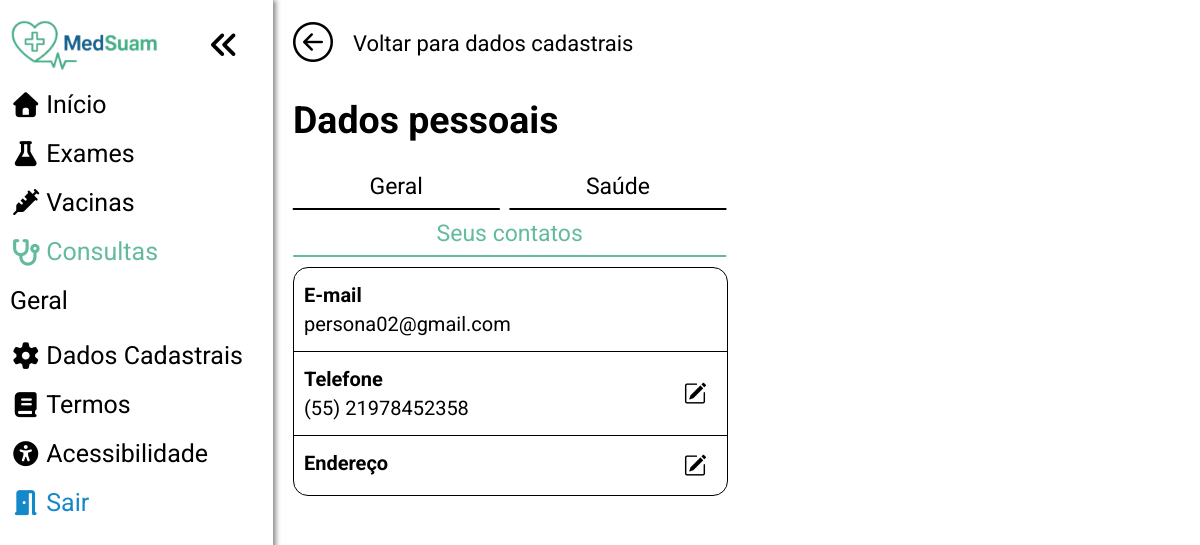
Page /pages/dadosCadastraisPages/seusContatos.php (signed in) on the committed database.
### tables this page shows
CREATE TABLE `paciente` (
  `id_paciente` int(11) NOT NULL AUTO_INCREMENT,
  `nome_paciente` varchar(255) NOT NULL,
  `cpf_paciente` varchar(14) NOT NULL,
  `data_nasc_paciente` date NOT NULL,
  `email_paciente` varchar(100) NOT NULL,
  `senha_paciente` varchar(100) NOT NULL,
  `sexo_paciente` varchar(20) NOT NULL,
  `status_paciente` enum('ativo','inativo') NOT NULL DEFAULT 'ativo',
  `peso` decimal(6,2) DEFAULT NULL,
  `altura` decimal(5,2) DEFAULT NULL,
  `tipo_sanguineo` varchar(10) DEFAULT NULL,
  `nome_social_paciente` varchar(100) DEFAULT NULL,
  `estado_civil` varchar(20) DEFAULT NULL,
  PRIMARY KEY (`id_paciente`),
  UNIQUE KEY `email_UNIQUE` (`email_paciente`),
  UNIQUE KEY `cpf_UNIQUE` (`cpf_paciente`)
);

CREATE TABLE `telefone` (
  `id_telefone` int(11) NOT NULL AUTO_INCREMENT,
  `medico_id_medico` int(11) DEFAULT NULL,
  `paciente_id_paciente` int(11) DEFAULT NULL,
  `dd` varchar(5) NOT NULL,
  `telefone` varchar(15) NOT NULL,
  PRIMARY KEY (`id_telefone`),
  KEY `fk_telefone_medico1_idx` (`medico_id_medico`),
  KEY `fk_telefone_paciente1_idx` (`paciente_id_paciente`),
  CONSTRAINT `fk_telefone_medico1` FOREIGN KEY (`medico_id_medico`) REFERENCES `medico` (`id_medico`),
  CONSTRAINT `fk_telefone_paciente1` FOREIGN KEY (`paciente_id_paciente`) REFERENCES `paciente` (`id_paciente`)
);

### pages/dadosCadastraisPages/seusContatos.php (the view, shortened to what this page needs)
<?php
    include "../../dbMedsuam.php";
    $sql = "SELECT * FROM telefone WHERE paciente_id_paciente={$_SESSION['id']} LIMIT 1";
    $result = mysqli_query($conn, $sql);
    $telefoneTable = mysqli_fetch_assoc($result);
    $sql = "SELECT * FROM paciente WHERE id_paciente={$_SESSION['id']} LIMIT 1";
    $result = mysqli_query($conn, $sql);
    $account = mysqli_fetch_assoc($result);
?>
<!DOCTYPE html>
<html lang="pt-BR">
<head>
    <link rel="stylesheet" href="../../css/userpage.css"/>
    <link rel="stylesheet" href="https://cdnjs.cloudflare.com/ajax/libs/font-awesome/7.0.1/css/all.min.css" />
    <link rel="stylesheet" href="https://cdn.jsdelivr.net/npm/bootstrap-icons@1.11.3/font/bootstrap-icons.min.css">
</head>
<body>
    <aside>
        <div class="background">
        <ul>
            <li>
                <div class="menuIconContainer">
                <a href="../../userpage.php"><img class="logo" src="../../images/Logo_medsuam-removebg-preview (1).png" alt="logo"/></a>
                 <label for="sidebar" class="menuIcon">
                    <i class="fas fa-angle-double-left"></i>
                </label>
                </div>
            </li>
            <li>
                <a href="../userpage.php" class="linkPage">
                    <i class="fa-solid fa-house"></i>
                    <span>Início</span>
                </a>
            </li>
            <li>
                <a href="../exames.html" class="linkPage">
                    <i class="fa-solid fa-flask"></i>
                    <span>Exames</span>
                </a>
            </li>
            <li>
                <a href="../vacinas.html" class="linkPage">
                    <i class="fas fa-syringe"></i>
                    <span>Vacinas</span>
                </a>
            </li>
            <li>
                <a href="../consultas.html" class="linkPage currentPage">
                    <i class="fa fa-stethoscope"></i>
                    <span>Consultas</span>
                </a>
            </li>
            <li class="geralSpanContainer">
                <span class="geralSpan">Geral</span>
            </li>
            <li>
                <a href="../dadosCadastrais.html" class="linkPage">
                    <i class="fas fa-gear"></i>
                    <span>Dados Cadastrais</span>
                </a>
            </li>
            <li>
                <a class="linkPage">
                <i class="fas fa-book"></i>
                <span>Termos</span>
                </a>
            </li>
            <li>
                <label id="acessibilidadeLabel" class="linkPage" for="acessibilidade">
                    <i class="fa fa-universal-access"></i>
                    <span>Acessibilidade</span>
                </label>
            </li>
            <li class="sairContainer">
                <a id="sairLink" href="../../sair.php">
                    <i class="fas fa-door-open"></i>
                    <span>Sair</span>
                </a>
            </li>
        </ul>
        </div>
    </aside>
    <main>
        <section id="seusContatos" class="twoGrid margin">
            <div class="left">
                <a href="../dadosCadastrais.html" class="backToInicioLink backToDadosCadastrais">
                    <i class="bi bi-arrow-left-circle"></i>
                    <span>Voltar para dados cadastrais</span>
                </a>
                <h1>Dados pessoais</h1>
                <div class="linksBar">
                    <a href="./geral.php">Geral</a>
                    <a href="./saude.php">Saúde</a>
                    <a href="./seusContatos.php" class="selected">Seus contatos</a>
                </div>
                <form action="seusContatos.php" method="post" class="dadosContainer">
                    <div class="dadosContainerContent">
                        <strong>E-mail</strong>
                        <span class="infoSpan"> <?php echo $account['email_paciente']?></span>
                    </div>
                    <div class="dadosContainerContent">
                        <strong>Telefone</strong>
                        <span class="infoSpan"><?php echo '(' . $telefoneTable['dd'] . ') ' . $telefoneTable['telefone']?></span>
                            <button type="button" class="editBtn">
                                <i class="bi bi-pencil-square"></i>
                            </button>
                    </div>
                    <div class="dadosContainerContent noBorder">
                        <strong>Endereço</strong>
                        <button type="button" class="editBtn">
                            <i class="bi bi-pencil-square"></i>
                        </button>
                    </div>
                </form>
            </div>
        </section>
    </main>
</body>
</html>

### css/userpage.css (style rules this page uses)
:root { --borda: #8e8d8d; --padrao: rgba(92, 184, 150, 0.957); --azulClaro: #1588ca; --cianoClaro: rgba(96, 225, 178, 0.957); }
body { display:grid; grid-template-columns: auto 1fr; grid-template-rows: 1fr; min-height: 100vh; grid-template-areas: "sidebar main"; margin: 0; padding: 0; font-size: 25px; font-family: "Roboto", sans-serif; }
aside { grid-area: sidebar; background-color: white; height:100%; width: 100%; transition: 300ms ease-in-out; padding: 20px 10px; align-items: center; overflow: hidden; border: none; box-shadow: 3px 0 5px #8e8d8d ; z-index: 100; }
main { grid-area: main; }
.logo { height: 50px; }
aside ul li a, aside ul li label { white-space: nowrap; display: flex; gap:5px; align-items: center; cursor: pointer; position: relative; text-decoration: none; color:black; }
.currentPage { color: var(--padrao) }
.linkPage::after { content:''; position:absolute; width:0px; height:3px; background-image: linear-gradient(to right, var(--padrao), var(--cianoClaro)); bottom:-5px; left: 0px; transition: 600ms ease-in-out; transform-origin: left; }
aside ul { list-style-type:none; margin:0; padding:0; display: inline-block; }
aside ul li { margin-bottom: 20px; }
aside ul li i { font-size: 25px; }
.menuIcon { transition: 600ms ease; z-index: 10; }
.menuIcon i { font-size: 30px; }
.menuIconContainer { display: flex; justify-content: space-between; transition: 600ms ease; }
.logo { transition: 600ms ease; }
.geralSpan { transition: 600ms ease-in-out; display: inline-block; overflow: hidden; white-space: nowrap; }
#sairLink { color: var(--azulClaro); text-decoration: none; }
main { box-sizing: border-box; }
#acessibilidadeLabel { background-color: white; border:none; font-size: 25px; padding: 0; margin: 0; cursor:pointer; }
#acessibilidadeLabel span { font-size: 25px; }
aside { position:relative; }
.background { background-color: white; height:100%; width:100%; box-sizing: border-box; }
.margin { margin: 20px 20px 20px 40px; }
.twoGrid { display:grid; grid-template-columns: 1fr 1fr; grid-template-rows: 1fr; grid-template-areas: "left right"; gap:20px; }
.left { grid-area: left; }
.backToInicioLink { background-color: transparent; border:none; cursor: pointer; text-decoration: none; color:black; }
.backToInicioLink i { font-size: 40px; font-weight: 900; }
.backToDadosCadastrais { display:flex; flex-direction: row; align-items: center; gap:20px; }
.backToDadosCadastrais span { font-size: 22px; }
.dadosContainer { border: solid 1px black; border-radius: 15px; width: 100%; }
.dadosContainerContent { display:flex; flex-direction: column; font-size: 20px; gap:5px; border-bottom: 1px solid black; position: relative; padding: 15px 10px; }
.dadosContainerContent button { position:absolute; right: 15px; top: 50%; transform: translateY(-50%); background-color: transparent; border: none; cursor:pointer; font-size: 23px; transition: 600ms ease; }
.dadosContainerContent button i { color:black; }
.dadosContainerContent span { max-width: 500px; }
.noBorder { border: none; }
.linksBar { display: flex; justify-content:center; gap: 10px; margin-bottom: 10px; width: 100%; }
.linksBar a { text-decoration: none; color:black; position: relative; padding: 0 40px 10px 40px; font-size: 23px; }
.linksBar a:after { content: ''; width:100%; height: 2px; background-color: #000; position: absolute; bottom:0; left:50%; transform: translateX(-50%); }
.linksBar a.selected { color: var(--padrao); }
.linksBar a.selected::after { background-color: var(--padrao); }
.linksBar { display: flex; flex-wrap: wrap; justify-content: space-between; }
.linksBar a { flex: 1 1 auto; min-width: 100px; text-align: center; }

### rows in the picture
paciente: email_paciente "persona02@gmail.com"
telefone: dd "55", telefone "21978452358"
